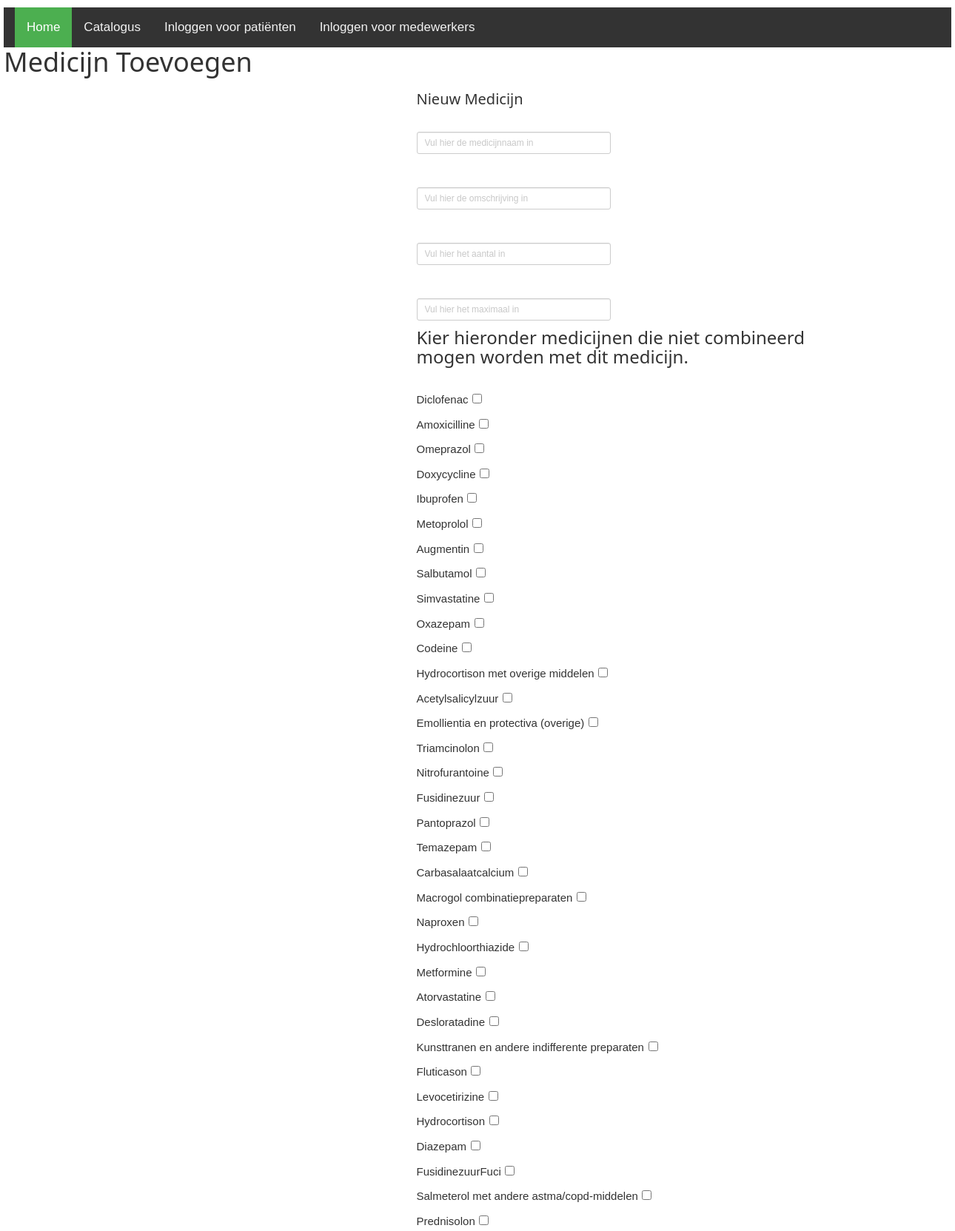
The app's page /medicijninsertform.php (upper part) with its own data.
### tables this page shows
CREATE TABLE `medicijn` (
  `id` int(11) NOT NULL,
  `naam` varchar(100) NOT NULL,
  `omschrijving` varchar(250) DEFAULT NULL
);

### medicijninsertform.php (the view, shortened to what this page needs)
<!DOCTYPE HTML>
<html>
<head>
  <link rel="stylesheet" href="font-awesome-4.7.0/css/font-awesome.min.css">
  <link rel="stylesheet" href="css/bootstrap.min.css">
  <link rel="stylesheet" href="css/style.css" rel="stylesheet">
  <link rel="stylesheet" href="css/w3.css">
</head>
<body>
  <div id="container">
    <?php include 'navbar.php';?>
        <div id="Content">
          <h1>Medicijn Toevoegen</h1>
        </div>
        <?php
            include("db_connect.php");
            $query = "SELECT * FROM medicijn";
            $result = mysqli_query($conn, $query);
            $record = mysqli_fetch_all($result, MYSQLI_ASSOC);
         ?>
        <div class="container">
    <div class="row">
        <div class="col-md-offset-5 col-md-3">
            <form id="medicijninsert" action="medicijninsert.php" method="post" enctype="multipart/form-data" class="form">
            <h4>Nieuw Medicijn</h4>
<br>
            <input type="text" name="naam" id="naam" class="form-control input-sm" placeholder="Vul hier de medicijnnaam in"/>
          </br> <br>
            <input type="text" name="omschrijving" id="omschrijving" class="form-control input-sm" placeholder="Vul hier de omschrijving in"/>
          </br> <br>
          <input type="text" name="aantal" id="aantal" class="form-control input-sm" placeholder="Vul hier het aantal in"/>
        </br> <br>
        <input type="text" name="maximaal" id="maximaal" class="form-control input-sm" placeholder="Vul hier het maximaal in"/>
        </div>
        </div>
        <div class="row">
        <div class="col-md-offset-5 col-md-6">
        <h3>Kier hieronder medicijnen die niet combineerd mogen worden met dit medicijn.</h3>
        <br>
        <?php
            for ($i=0; $i < sizeof($record); $i++) {
              echo "<div><a>".$record[$i]["naam"]."</a><input style='margin-bottom:3%; margin-left:1%;' float='center' type='checkbox' name='combinatie[]' value=".$record[$i]["id"]."></div>";
            }
        ?>
            <br>
            <br>
            </div>
        </div>
    </div>
</div>
    <?php include 'footer.php';?>
</body>
</html>

### css/style.css (style rules this page uses)
body { margin: 0; padding: 0; height: 100%; !important }
html { margin: 0; padding: 0; height: 100%; }
#container { width: 1280px; min-height: 100%; height: 100%; position: relative; margin: 0 auto; }

### css/w3.css (style rules this page uses)
*,*:before,*:after { box-sizing:inherit }
html { -ms-text-size-adjust:100%;-webkit-text-size-adjust:100% }
body { margin:0 }
a { background-color:transparent;-webkit-text-decoration-skip:objects }
button,input,select,textarea { font:inherit;margin:0 }
button,input { overflow:visible }
[type=checkbox],[type=radio] { padding:0 }
html,body { font-family:Verdana,sans-serif;font-size:15px;line-height:1.5 }
html { overflow-x:hidden }
h1,h2,h3,h4,h5,h6,.w3-slim,.w3-wide { font-family:"Segoe UI",Arial,sans-serif }
h1 { font-size:36px }
h3 { font-size:24px }
h4 { font-size:20px }
h1,h2,h3,h4,h5,h6 { font-weight:400;margin:10px 0 }
a { color:inherit }

### navbar.php (style rules this page uses)
body { margin:0; }

### records on screen
medicijn: naam "Diclofenac"
medicijn: naam "Amoxicilline"
medicijn: naam "Omeprazol"
medicijn: naam "Doxycycline"
medicijn: naam "Ibuprofen"
medicijn: naam "Metoprolol"
medicijn: naam "Augmentin"
medicijn: naam "Salbutamol"
medicijn: naam "Simvastatine"
medicijn: naam "Oxazepam"
medicijn: naam "Codeine"
medicijn: naam "Hydrocortison met overige middelen"
medicijn: naam "Acetylsalicylzuur"
medicijn: naam "Emollientia en protectiva (overige)"
medicijn: naam "Triamcinolon"
medicijn: naam "Nitrofurantoine"
medicijn: naam "Fusidinezuur"
medicijn: naam "Pantoprazol"
medicijn: naam "Temazepam"
medicijn: naam "Carbasalaatcalcium"
medicijn: naam "Macrogol combinatiepreparaten"
medicijn: naam "Naproxen"
medicijn: naam "Hydrochloorthiazide"
medicijn: naam "Metformine"
medicijn: naam "Atorvastatine"
medicijn: naam "Desloratadine"
medicijn: naam "Kunsttranen en andere indifferente preparaten"
medicijn: naam "Fluticason"
medicijn: naam "Levocetirizine"
medicijn: naam "Hydrocortison"
medicijn: naam "Diazepam"
medicijn: naam "FusidinezuurFuci"
medicijn: naam "Salmeterol met andere astma/copd-middelen"
medicijn: naam "Prednisolon"
